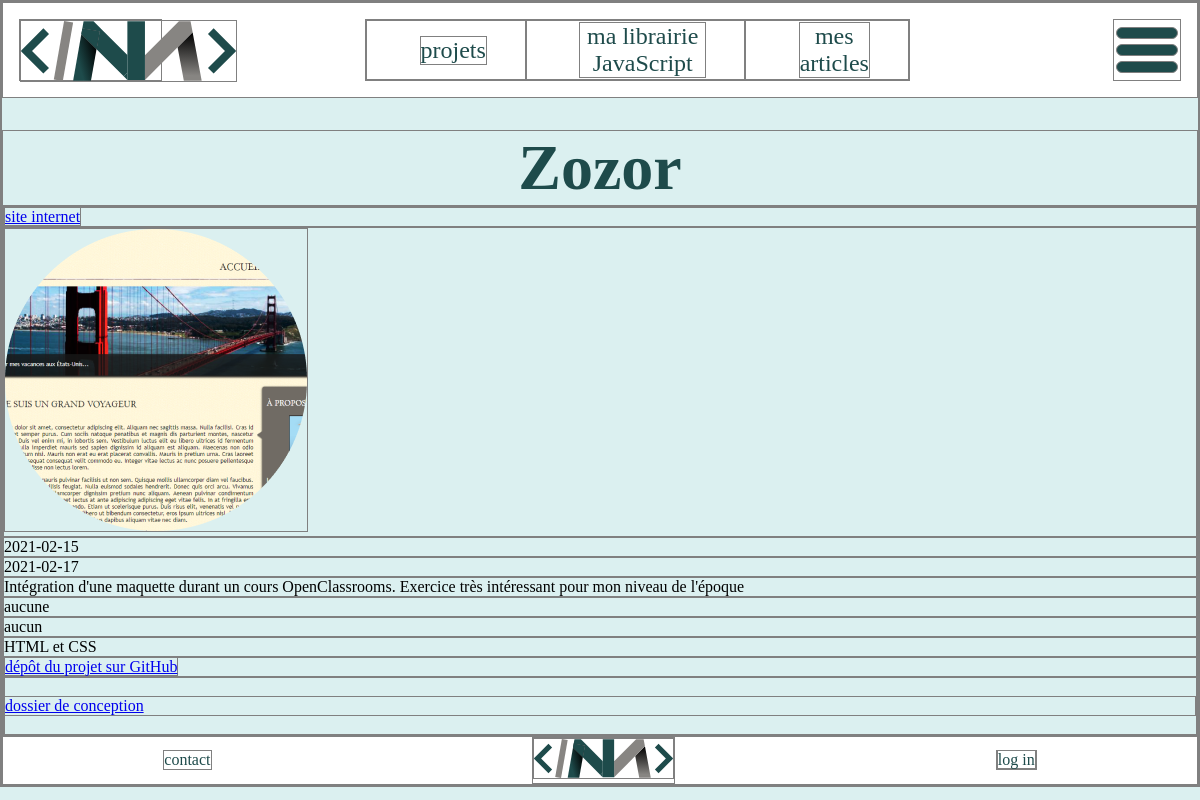
Page /front/pages/project_details.php?id=2 on the committed database.
### tables this page shows
CREATE TABLE `projects` (
  `project_favicon` varchar(255) DEFAULT NULL,
  `project_id` int(11) NOT NULL,
  `project_title` varchar(255) NOT NULL,
  `project_picture` varchar(255) DEFAULT NULL,
  `project_begin` date NOT NULL,
  `project_end` date NOT NULL,
  `project_context` text NOT NULL,
  `project_specs` text NOT NULL,
  `project_coworkers` varchar(255) DEFAULT NULL,
  `project_technologies` varchar(255) NOT NULL,
  `project_design_file` varchar(255) DEFAULT NULL,
  `project_link_website` text NOT NULL,
  `project_link_github` text NOT NULL
);

### front/pages/project_details.php (the view, shortened to what this page needs)
<?php
include "../../includes/header.php";
    if (isset($_GET['id']) && !empty($_GET['id'])) {
        require_once('../../back/db_connect.php');
        $id = strip_tags($_GET['id']);
        $sql = 'SELECT * FROM `projects` WHERE `project_id`=:id';
        $query = $db->prepare($sql);
        $query->bindValue(':id', $id, PDO::PARAM_STR);
        $query->execute();
        $result = $query->fetch();
    } else {
        echo 'missing id';
}
?>
<h1><?= $result['project_title'] ?></h1>
<div class="container_single_project">
  <div class="project_link_website"><a target="_blank" href="<?= $result['project_link_website'] ?>">site internet</a></div>
  <div class="screenshots_gallery"><img class='image' src="../../assets/thumbnails/<?= $result['project_picture'] ?>" alt=""></div>
  <div class="project_begin"><?= $result['project_begin'] ?></div>
  <div class="project_end"><?= $result['project_end'] ?></div>
  <div class="project_context"><?= $result['project_context'] ?></div>
  <div class="project_specs"><?= $result['project_specs'] ?></div>
  <div class="project_coworkers"><?= $result['project_coworkers'] ?></div>
  <div class="project_technologies"><?= $result['project_technologies'] ?></div>
  <div class="project_link_github"><a target="_blank" href="<?= $result['project_link_github'] ?>">dépôt du projet sur GitHub</a></div>
  <div class="design_file"><a href="design_file.php?id=<?= $result['project_id'] ?>"><p>dossier de conception</p>
        </a></div>
        </div>
<?php include "../../includes/footer.php"; ?>

### style/style.css (style rules this page uses)
* { border: 1px solid grey; margin: 0; padding: 0; }
body { background-color: #dbf0f0; }
h1 { font-family: "didot"; color: #1e4b4b; text-align: center; font-size: 4rem; margin-top: 2rem; }

### rows in the picture
projects: project_title "Zozor", project_picture (picture), project_begin "2021-02-15", project_end "2021-02-17", project_context "Intégration d'une maquette durant un cours OpenClassrooms. Exercice très intéressant pour mon niveau de l'époque", project_specs "aucune", project_coworkers "aucun", project_technologies "HTML et CSS"
